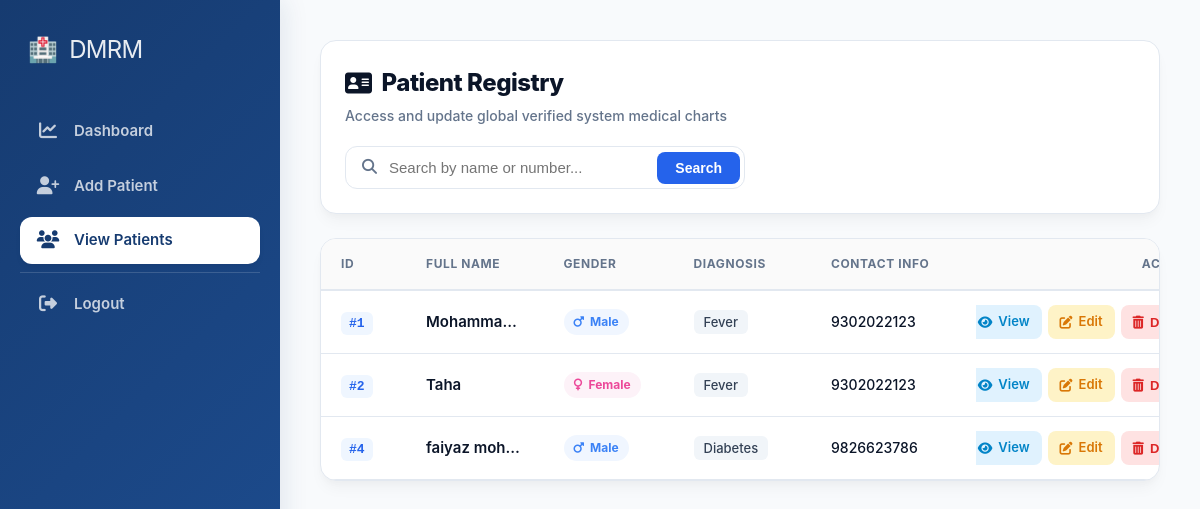
The page /patients (signed in) on the database as committed earlier.
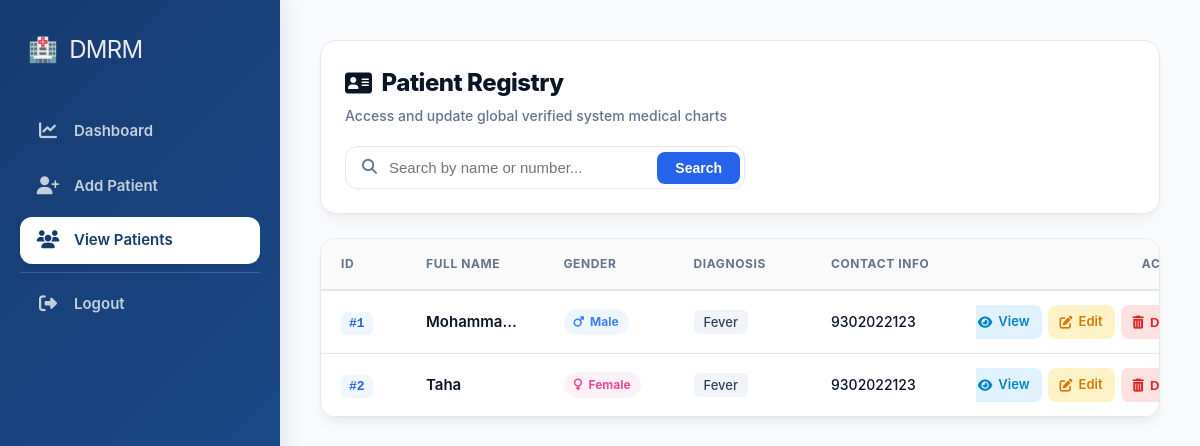
The same page on the database as committed later.
### tables this page shows
CREATE TABLE patients (
        id INTEGER PRIMARY KEY AUTOINCREMENT,
        doctor_id INTEGER,
        name TEXT,
        age INTEGER,
        gender TEXT,
        phone TEXT,
        email TEXT,
        disease TEXT,
        blood_group TEXT,
        address TEXT,
        report TEXT,
        FOREIGN KEY(doctor_id) REFERENCES doctors(id)
    );

### app.py (the view)
@app.route("/patients")
def view_patients():
    if not is_logged_in() or session.get("role") != "admin":
        return redirect("/login")
    search = request.args.get("search")
    conn = sqlite3.connect(DATABASE, timeout=20)
    conn.row_factory = sqlite3.Row
    cur = conn.cursor()
    doctor_id = session["doctor_id"]
    if search:
        cur.execute("""
            SELECT * FROM patients
            WHERE doctor_id=? AND (name LIKE ? OR phone LIKE ?)
        """, (doctor_id, '%' + search + '%', '%' + search + '%'))
    else:
        cur.execute("SELECT * FROM patients WHERE doctor_id=?", (doctor_id,))
    patients = cur.fetchall()
    conn.close()
    return render_template("patient_list.html", patients=patients)

### app.py (called while the page is built)
def is_logged_in():
    return session.get("logged_in")

### templates/patient_list.html (shortened to what the changed rows need)
{% extends "base.html" %}
{% block content %}
<link rel="stylesheet" href="https://cdnjs.cloudflare.com/ajax/libs/font-awesome/6.5.1/css/all.min.css"/>
<div class="registry-view-wrapper">
    <div class="registry-top-bar">
        <div class="registry-meta-title">
            <h2><i class="fa-solid fa-address-card"></i> Patient Registry</h2>
        </div>
    </div>
    <div class="registry-grid-card">
        <div class="registry-table-scroll">
            <table class="registry-data-table">
                <thead>
                    <tr>
                        <th class="col-id">ID</th>
                        <th class="col-name">Full Name</th>
                        <th class="col-gender">Gender</th>
                        <th class="col-diag">Diagnosis</th>
                        <th class="col-phone">Contact Info</th>
                        <th class="col-actions">Actions</th>
                    </tr>
                </thead>
                <tbody>
                    {% for patient in patients %}
                    <tr>
                        <td>
                            <span class="id-pinnacle">#{{ patient.id }}</span>
                        </td>
                        <td class="name-pinnacle">
                            {{ patient.name }}
                        </td>
                        <td>
                            {% if patient.gender|lower == 'male' %}
                                <span class="gender-pinnacle tag-m"><i class="fa-solid fa-mars"></i> Male</span>
                            {% elif patient.gender|lower == 'female' %}
                                <span class="gender-pinnacle tag-f"><i class="fa-solid fa-venus"></i> Female</span>
                            {% else %}
                                <span class="gender-pinnacle tag-o"><i class="fa-solid fa-genderless"></i> {{ patient.gender if patient.gender else 'Other' }}</span>
                            {% endif %}
                        </td>
                        <td>
                            <span class="diag-pinnacle">{{ patient.disease }}</span>
                        </td>
                        <td>
                            <span class="phone-pinnacle">{{ patient.phone }}</span>
                        </td>
                        <td>
                            <div class="action-console-group">
                                <a class="console-btn c-view" href="{{ url_for('patient_profile', id=patient.id) }}" title="View Profile">
                                    <i class="fa-solid fa-eye"></i><span class="console-text-label">View</span>
                                </a>
                                <a class="console-btn c-edit" href="{{ url_for('edit_patient', patient_id=patient.id) }}" title="Edit Parameters">
                                    <i class="fa-solid fa-pen-to-square"></i><span class="console-text-label">Edit</span>
                                </a>
                                <form method="POST" action="{{ url_for('delete_patient', patient_id=patient.id) }}" style="display:inline;">
                                    <button class="console-btn c-delete" onclick="return confirm('Erase record permanently?')" title="Erase Record">
                                        <i class="fa-solid fa-trash-can"></i><span class="console-text-label">Delete</span>
                                    </button>
                                </form>
                            </div>
                        </td>
                    </tr>
                    {% endfor %}
                </tbody>
            </table>
        </div>
    </div>
</div>
{% if pending_count is not defined %}
    {% set pending_count = 0 %}
{% endif %}
{% endblock %}

Rows that differ between the two databases and show on the page:
removed patients: id "4", name "faiyaz moh…", gender "Male" (drawn), disease "Diabetes", phone "9826623786"
